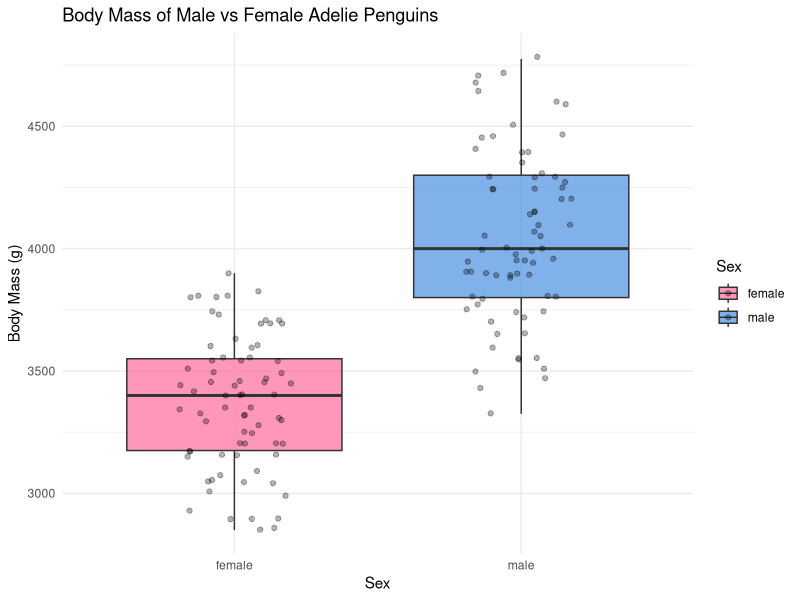
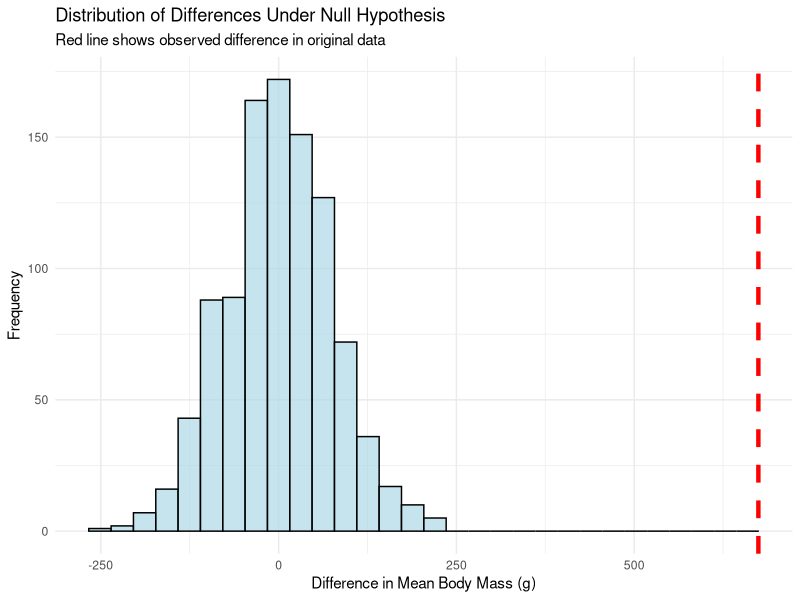

R code for these plots, in order:
## ---- chunk 1
#| label: setup
library(tidyverse)
library(palmerpenguins)

# Load penguin data
penguins_clean <- penguins |>
  filter(species == "Adelie") |>
  filter(!is.na(body_mass_g), !is.na(sex)) |>
  select(sex, body_mass_g)

# Show first few rows
head(penguins_clean)
## ---- chunk 2
#| label: original-data-plot
ggplot(penguins_clean, aes(x = sex, y = body_mass_g, fill = sex)) +
  geom_boxplot(alpha = 0.7) +
  geom_jitter(width = 0.2, alpha = 0.3) +
  labs(title = "Body Mass of Male vs Female Adelie Penguins",
       x = "Sex",
       y = "Body Mass (g)",
       fill = "Sex") +
  theme_minimal() +
  scale_fill_manual(values = c("female" = "#FF6B9D", "male" = "#4A90E2"))
## ---- chunk 3
#| label: difference-function
# Function to calculate difference in means
calc_diff_means <- function(data) {
  data |>
    group_by(sex) |>
    summarise(mean_mass = mean(body_mass_g)) |>
    summarise(diff = diff(mean_mass)) |>
    pull(diff)
}

# Calculate observed difference
observed_diff <- calc_diff_means(penguins_clean)
observed_diff
## ---- chunk 4
#| label: permutation-simulation
set.seed(123)  # For reproducibility

# Function to permute and calculate difference
permute_and_calc <- function(i, data) {
  data |>
    mutate(sex = sample(sex)) |>  # Randomly shuffle sex labels
    calc_diff_means()
}

# Run 1000 permutations using map_dbl
n_permutations <- 1000
permuted_diffs <- map_dbl(1:n_permutations, ~permute_and_calc(.x, penguins_clean))

# Create data frame for plotting
perm_results <- tibble(
  permutation = 1:n_permutations,
  diff_in_means = permuted_diffs
)

head(perm_results)
## ---- chunk 5
#| label: permutation-plot
ggplot(perm_results, aes(x = diff_in_means)) +
  geom_histogram(bins = 30, fill = "lightblue", color = "black", alpha = 0.7) +
  geom_vline(xintercept = observed_diff, color = "red", linewidth = 1.5, linetype = "dashed") +
  labs(title = "Distribution of Differences Under Null Hypothesis",
       subtitle = "Red line shows observed difference in original data",
       x = "Difference in Mean Body Mass (g)",
       y = "Frequency") +
  theme_minimal()
## ---- chunk 6
#| label: p-value
# Calculate p-value (proportion of permuted differences as extreme as observed)
p_value <- mean(abs(permuted_diffs) >= abs(observed_diff))
p_value
## ---- chunk 7
#| label: results-table
results_summary <- tibble(
  Statistic = c("Observed Difference", "P-Value", "Number of Permutations"),
  Value = c(round(observed_diff, 2), round(p_value, 4), n_permutations)
)

knitr::kable(results_summary, 
             caption = "Permutation Test Results")
